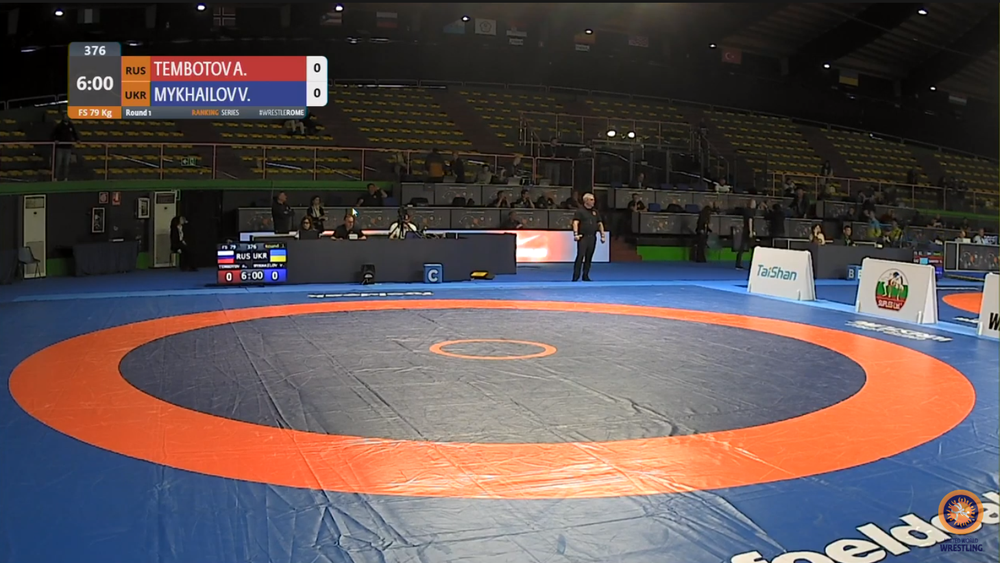
#> input picture images/empty_mat.png, 1000 x 563 px, shrunk from 1459 x 822 before the run
$ python mat_detection.py
#> lines starting #> are read from the running program, lines starting #| are printed output that depends on the picture; after the words box and inside, x2 and y2 are one past the last pixel; in counts of white or black regions, pixels touching at a corner belong together
"""
+Convert BGR to HSV
+Make the image binary (black and white) using H-value
+Erosion, Dilation to get rid of things not related to mat
-Canny edge detector to detect lines
-Hough circle transformation
"""
import cv2
import numpy as np


def main():
    IMG = '../images/empty_mat.png'
    img = cv2.imread(IMG)
#> img is the input picture: shape (563, 1000, 3); mean B, G, R 82, 81.3, 93
    cv2.imshow('original', img)

    # BGR to HSV===============================================
    hsv_img = cv2.cvtColor(img, cv2.COLOR_BGR2HSV)
#> hsv_img: shape (563, 1000, 3); mean H, S, V 53.4, 84.6, 108.7
    # cv2.imshow('hsv', hsv_img)

    # Make image binary========================================
    # Get correct hsv values
    hsv_vals = rgb_to_hsv(255, 128, 74)  # Orange
    # hsv_vals = rgb_to_hsv(39, 72, 123)  # Blue
    h_val = get_h_val(hsv_vals)

    # Create binary image
    bin_img = binary_img_by_h_value(hsv_img, h_val)
#> in binary_img_by_h_value, `thresh = cv2.inRange(img, low_val, high_val)`:
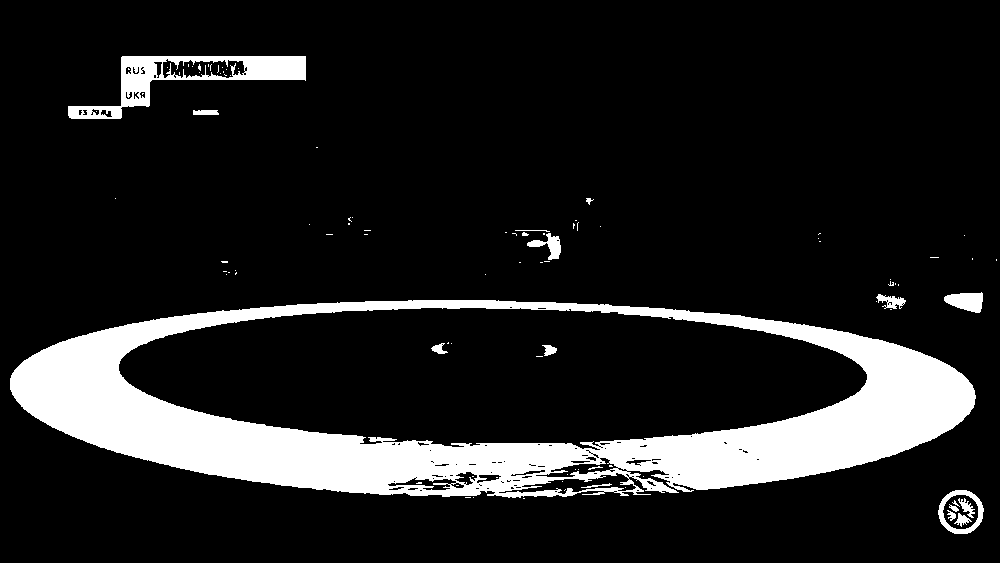
#> thresh: shape (563, 1000); 13.4% white; 95 white regions (77 under 20 px), largest, box (x1, y1, x2, y2) and area: (10, 300, 976, 498) 67722, (68, 56, 306, 119) 4557, (938, 490, 984, 534) 636
    # cv2.imshow('thresh', bin_img)

    # Erosion and Dilation=====================================
    kernel = np.ones((5, 5), np.uint8)
    dilation = cv2.dilate(bin_img, kernel, iterations=4)
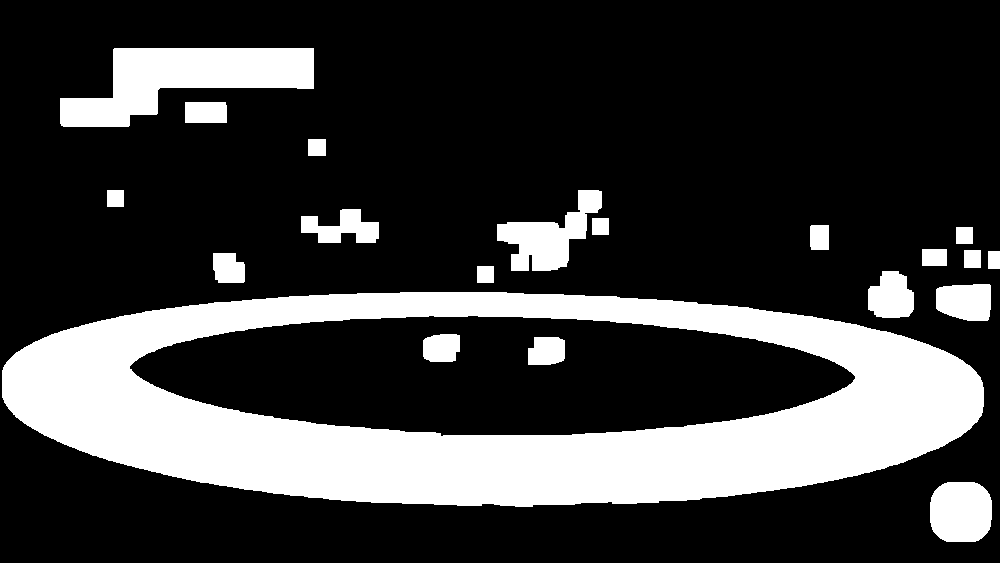
#> dilation: shape (563, 1000); 23.8% white; 20 white regions, largest, box (x1, y1, x2, y2) and area: (2, 292, 984, 507) 104438, (60, 48, 314, 127) 11008, (497, 190, 602, 271) 3902
    # cv2.imshow('dilation', dilation)

    kernel = np.ones((3, 3), np.uint8)
    erosion = cv2.erode(dilation, kernel, iterations=5)
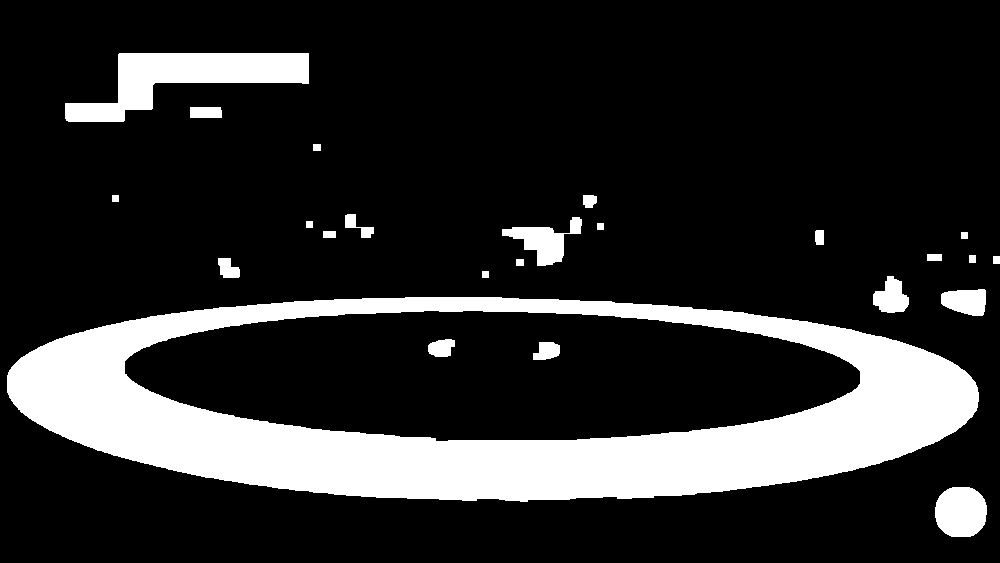
#> erosion: shape (563, 1000); 17.8% white; 24 white regions, largest, box (x1, y1, x2, y2) and area: (7, 297, 979, 502) 83968, (65, 53, 309, 122) 7768, (935, 487, 987, 537) 2162
    # cv2.imshow('erosion', erosion)

    # Canny edge detection====================================
    # Noise reduction. gaussian filter
    blur = cv2.GaussianBlur(erosion, (7, 7), 0)
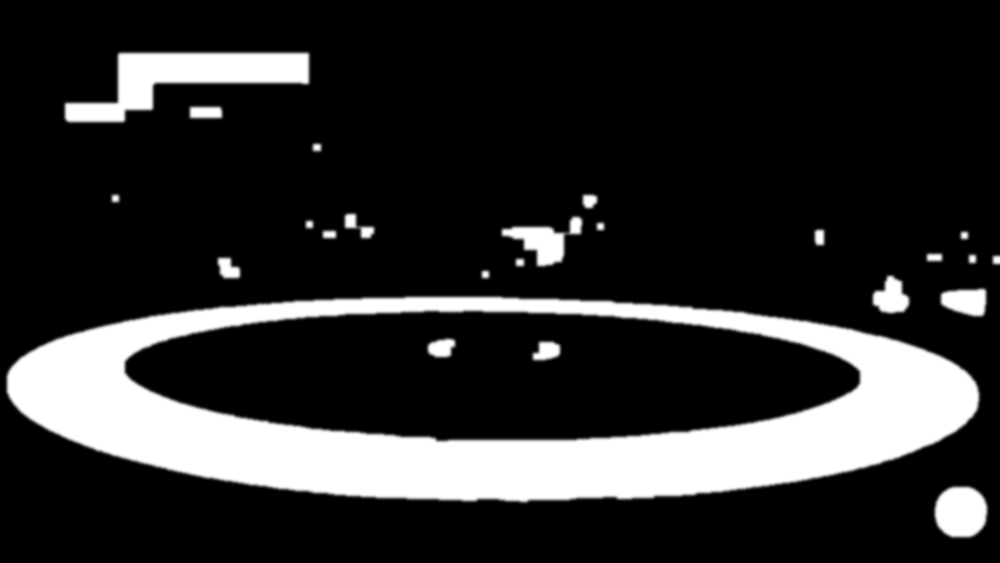
#> blur: shape (563, 1000); min 0, max 255, mean 45.3
    # cv2.imshow('blur', blur)

    canny = cv2.Canny(blur, 100, 200)
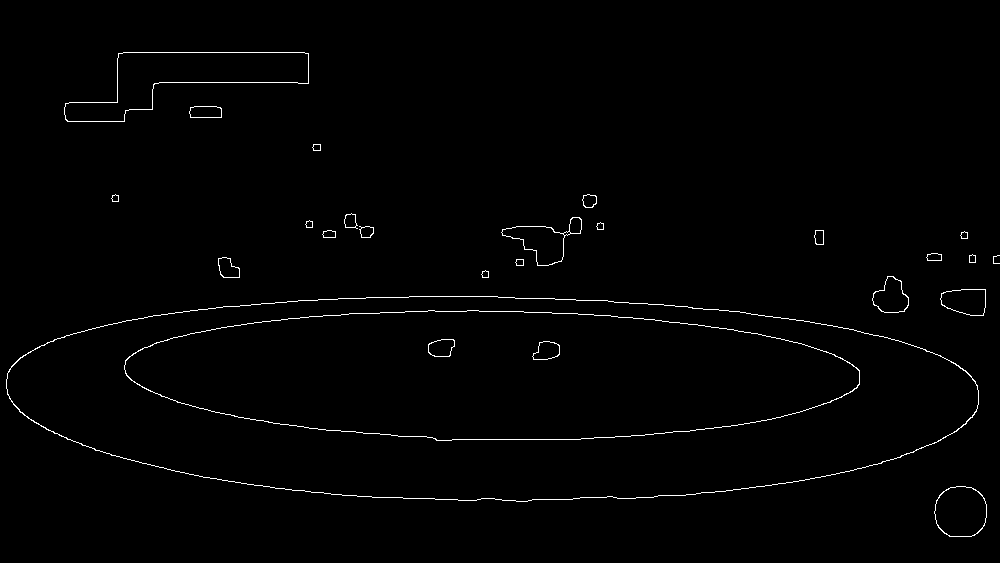
#> canny: shape (563, 1000); 1% white in thin lines or dots, all inside (x1, y1, x2, y2) = (6, 52, 1000, 537)
    cv2.imshow('Canny', canny)

    # Hough circles===========================================
    # detect circles in the image

    cv2.waitKey(0)
    cv2.destroyAllWindows()


def binary_img_by_h_value(img, h1):
    low_val = np.array([h1-10, 100, 100])
    high_val = np.array([h1+10, 255, 255])
    thresh = cv2.inRange(img, low_val, high_val)
    return thresh


def rgb_to_hsv(r, g, b):
    rgb_mat = np.uint8([[[r, g, b]]])
    hsv = cv2.cvtColor(rgb_mat, cv2.COLOR_RGB2HSV)
    # print(hsv)
    return hsv


def get_h_val(hsv_values):
    # print(hsv_values[0][0][0])
    return hsv_values[0][0][0]


main()

$ run again, with images/mat1.png copied over images/empty_mat.png
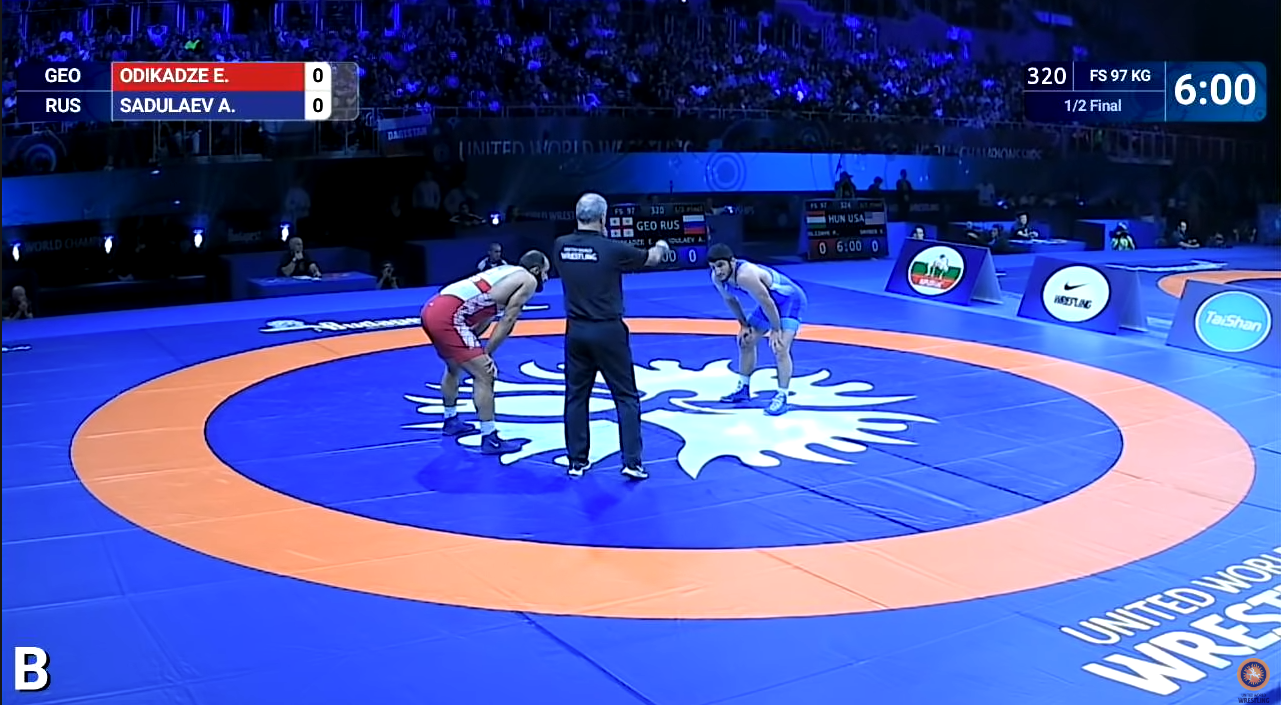
#> input picture images/mat1.png, 1281 x 705 px
#> in main, img is the input picture: shape (705, 1281, 3); mean B, G, R 161.3, 84.1, 73.6
#> hsv_img: shape (705, 1281, 3); mean H, S, V 100.8, 180.2, 173.1
#> in binary_img_by_h_value, `thresh = cv2.inRange(img, low_val, high_val)`:
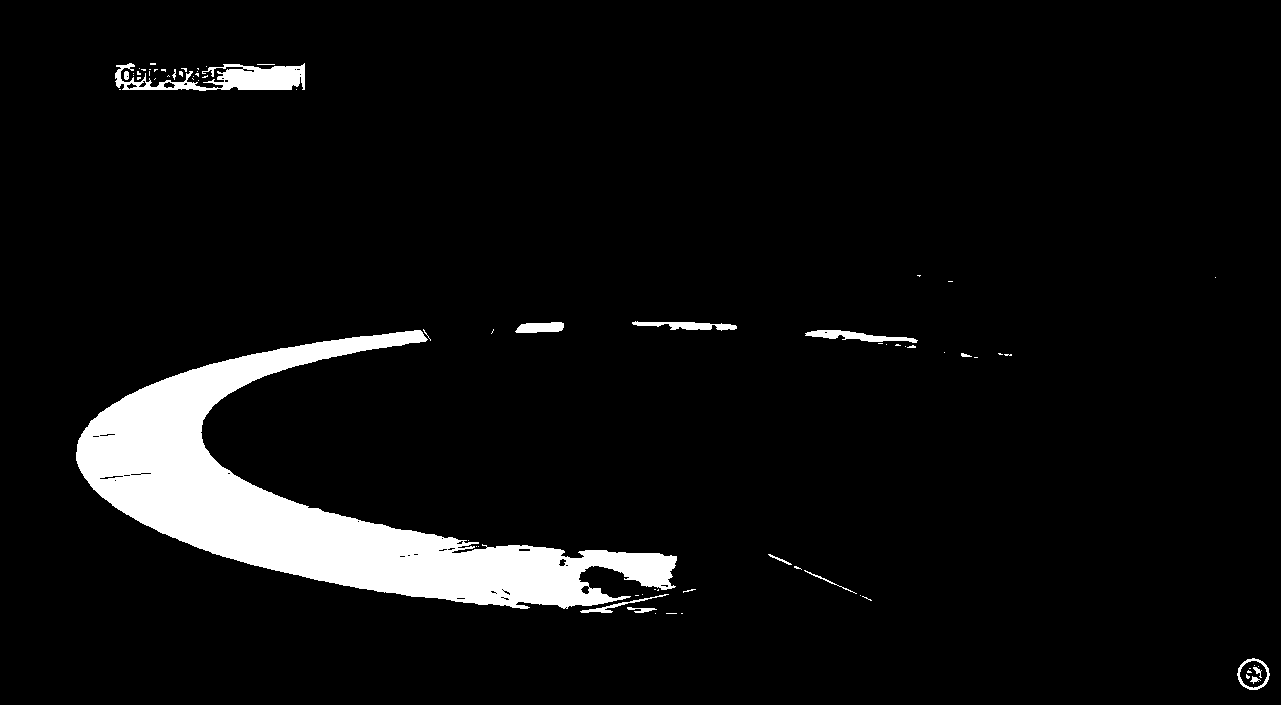
#> thresh: shape (705, 1281); 6% white; 74 white regions (59 under 20 px), largest, box (x1, y1, x2, y2) and area: (76, 330, 677, 609) 48805, (115, 63, 305, 91) 2721, (805, 330, 918, 343) 661
#> dilation: shape (705, 1281); 10.5% white; 13 white regions, largest, box (x1, y1, x2, y2) and area: (68, 321, 704, 622) 70977, (107, 55, 313, 99) 8494, (797, 322, 926, 356) 3223
#> erosion: shape (705, 1281); 7.9% white; 13 white regions, largest, box (x1, y1, x2, y2) and area: (73, 326, 699, 617) 58707, (112, 60, 308, 94) 5994, (802, 327, 921, 351) 1693
#> in main, `canny = cv2.Canny(blur, 100, 200)`:
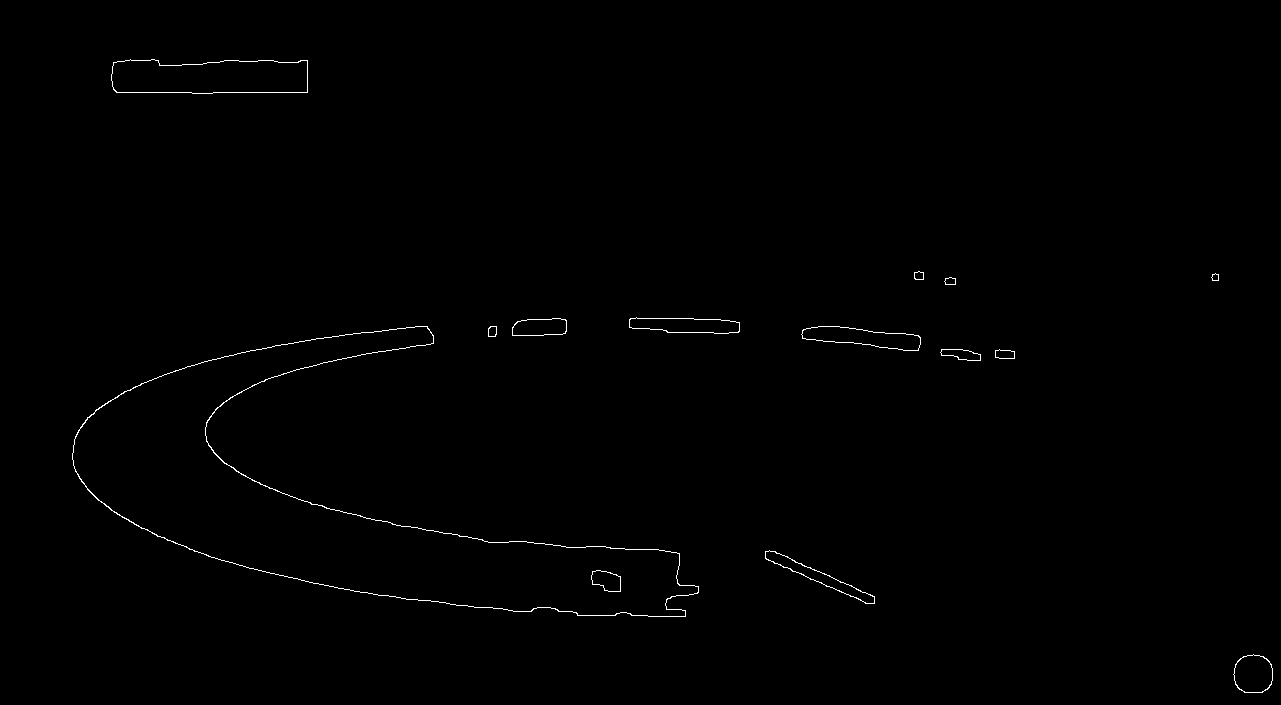
#> canny: shape (705, 1281); 0.44% white in thin lines or dots, all inside (x1, y1, x2, y2) = (72, 59, 1273, 693)

$ run again, with images/only_ref.png copied over images/empty_mat.png
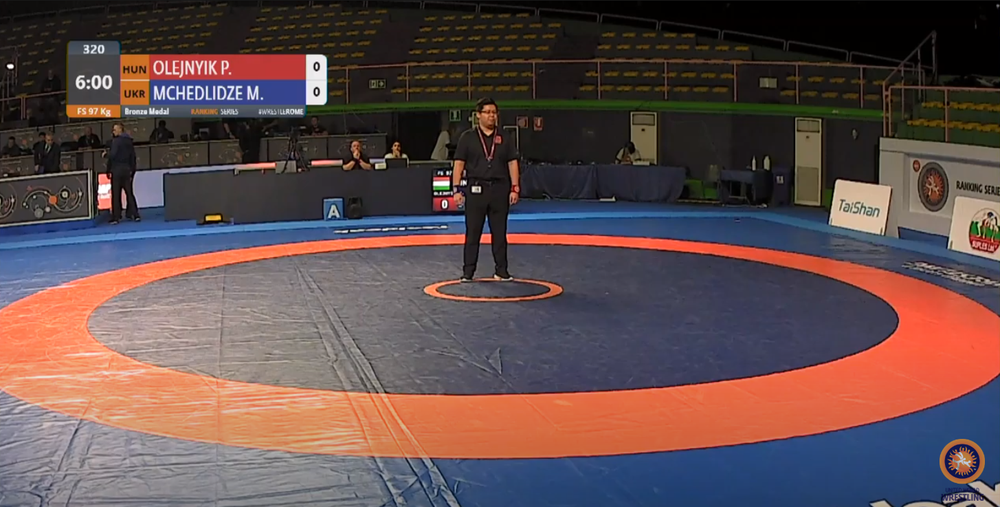
#> input picture images/only_ref.png, 1000 x 507 px, shrunk from 1455 x 737 before the run
#> in main, img is the input picture: shape (507, 1000, 3); mean B, G, R 76.7, 76.9, 96.9
#> hsv_img: shape (507, 1000, 3); mean H, S, V 60.4, 100, 110.1
#> in binary_img_by_h_value, `thresh = cv2.inRange(img, low_val, high_val)`:
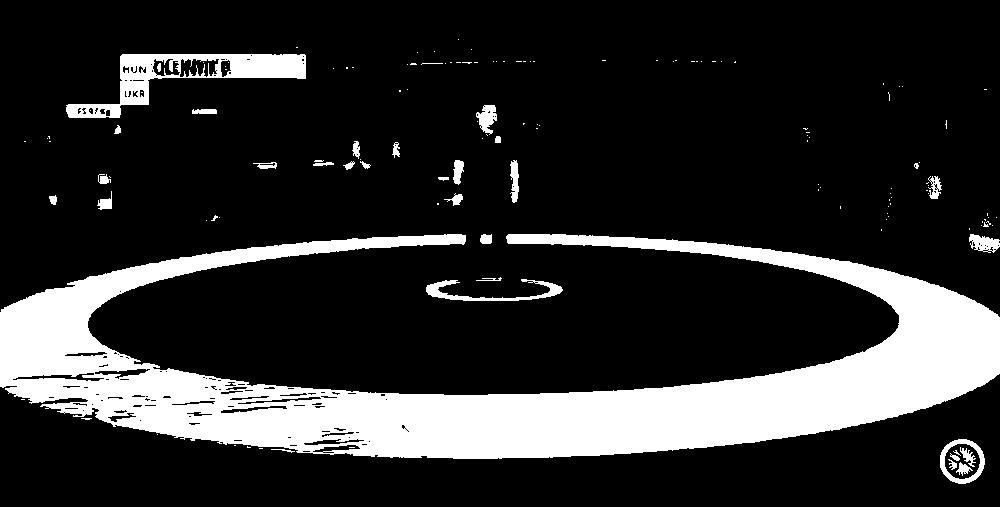
#> thresh: shape (507, 1000); 18.3% white; 139 white regions (106 under 20 px), largest, box (x1, y1, x2, y2) and area: (0, 234, 1000, 459) 83199, (66, 54, 306, 118) 4857, (426, 279, 563, 301) 872
#> dilation: shape (507, 1000); 33.3% white; 31 white regions, largest, box (x1, y1, x2, y2) and area: (0, 226, 1000, 467) 120124, (58, 39, 314, 142) 11650, (418, 269, 571, 309) 5312
#> erosion: shape (507, 1000); 24.6% white; 33 white regions, largest, box (x1, y1, x2, y2) and area: (0, 231, 1000, 462) 99289, (63, 44, 309, 137) 8150, (423, 274, 566, 304) 3272
#> in main, `canny = cv2.Canny(blur, 100, 200)`:
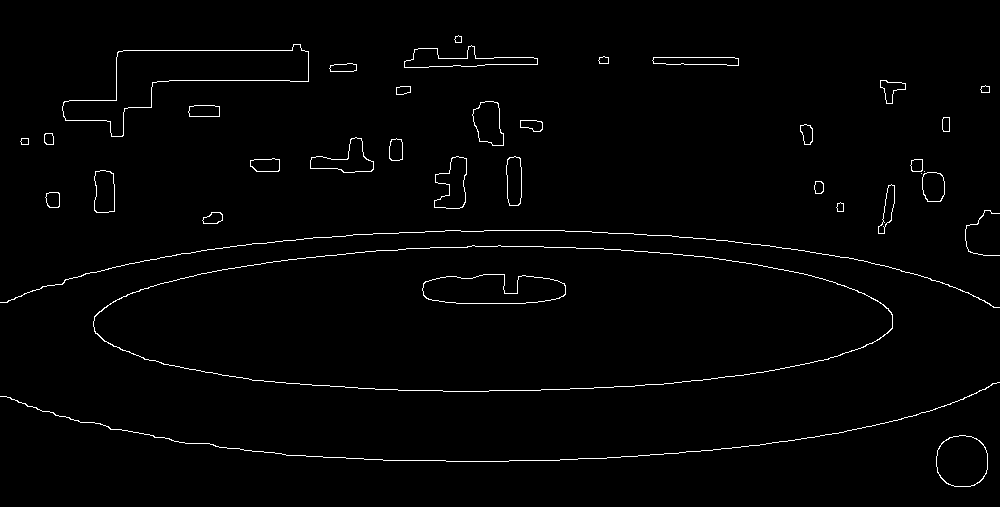
#> canny: shape (507, 1000); 1.5% white in thin lines or dots, all inside (x1, y1, x2, y2) = (0, 35, 1000, 487)
